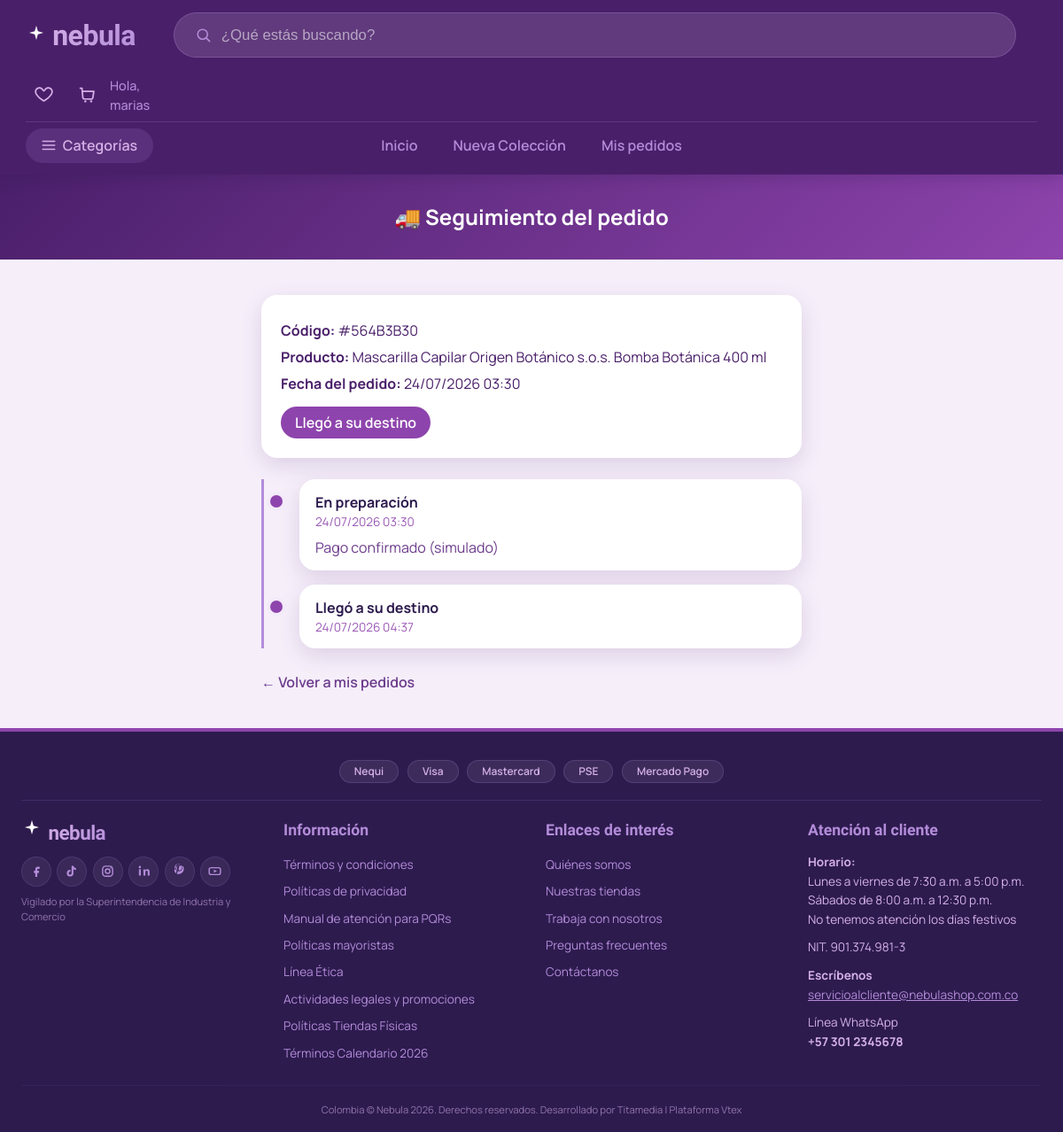
The page /rastreo/seguimiento/564B3B30/ (signed in) on the database its author committed.
### rastreo/models.py (models this page shows, shortened)
class Envio(models.Model):
    ESTADOS = [
        ('preparando', 'En preparación'),
        ('listo', 'Listo'),
        ('en_camino', 'En viaje'),
        ('entregado', 'Llegó a su destino'),
        ('cancelado', 'Cancelado'),
    ]
    METODOS_PAGO = [
        ('nequi', 'Nequi'),
        ('tarjeta', 'Tarjeta (Visa/Mastercard)'),
        ('pse', 'PSE'),
        ('mercadopago', 'Mercado Pago'),
        ('contraentrega', 'Pago contraentrega'),
    ]
    cliente = models.ForeignKey(settings.AUTH_USER_MODEL, on_delete=models.CASCADE, related_name='envios')
    producto = models.ForeignKey(Producto, on_delete=models.CASCADE)
    fecha_creacion = models.DateTimeField(auto_now_add=True)
    estado_actual = models.CharField(max_length=20, choices=ESTADOS, default='preparando')
    numero_guia = models.CharField(max_length=20, unique=True)
    cantidad = models.PositiveIntegerField(default=1)
    precio_unitario = models.DecimalField(max_digits=10, decimal_places=2, default=0)
    nombre_destinatario = models.CharField(max_length=150, blank=True)
    telefono = models.CharField(max_length=20, blank=True)
    correo = models.EmailField(blank=True)
    direccion = models.CharField(max_length=255, blank=True)
    departamento = models.CharField(max_length=100, blank=True)
    ciudad = models.CharField(max_length=100, blank=True)
    metodo_pago = models.CharField(max_length=20, choices=METODOS_PAGO, blank=True)

class HistorialEstado(models.Model):
    envio = models.ForeignKey(Envio, on_delete=models.CASCADE, related_name='historial')
    estado = models.CharField(max_length=20, choices=Envio.ESTADOS)
    fecha = models.DateTimeField(auto_now_add=True)
    comentario = models.CharField(max_length=200, blank=True)
    class Meta:
        ordering = ['fecha']

### inventario/models.py (models this page shows, shortened)
class Producto(models.Model):
    proveedor = models.ForeignKey(User, on_delete=models.CASCADE, related_name='productos')
    categoria = models.ForeignKey(Categoria, on_delete=models.SET_NULL, null=True, related_name='articulos')
    nombre = models.CharField(max_length=150)
    marca = models.CharField(max_length=100, blank=True, null=True)
    descripcion = models.TextField()
    precio = models.DecimalField(
        max_digits=10,
        decimal_places=2,
        validators=[MinValueValidator(Decimal("0.00"))],
    )
    cantidad_disponible = models.PositiveIntegerField(default=0)
    imagen = models.ImageField(upload_to='productos/', blank=True, null=True)
    esta_activo = models.BooleanField(default=True, help_text="Permite pausar la venta del producto sin eliminarlo")
    fecha_creacion = models.DateTimeField(auto_now_add=True)
    ultima_actualizacion = models.DateTimeField(auto_now=True)
    HORAS_LIMITE_NUEVO = 5
    def __str__(self):
        return self.nombre

### rastreo/views.py (the view)
# urls.py: path('seguimiento/<str:codigo>/', views.mi_rastreo, name='detalle'),
@login_required
def mi_rastreo(request, codigo):
    envio = get_object_or_404(Envio, numero_guia=codigo, cliente=request.user)
    return render(request, 'detalle_envio.html', {'envio': envio})

### rastreo/templates/detalle_envio.html (shortened to what this page needs)
{% extends 'base.html' %}
{% load static %}
{% block content %}
    <div class="header-rastreo">
        <h2>🚚 Seguimiento del pedido</h2>
    </div>
    <div class="contenedor-rastreo">
        <div class="tarjeta-info">
            <p><strong>Código:</strong> #{{ envio.numero_guia }}</p>
            <p><strong>Producto:</strong> {{ envio.producto }}</p>
            <p><strong>Fecha del pedido:</strong> {{ envio.fecha_creacion|date:"d/m/Y H:i" }}</p>
            <span class="estado-actual">{{ envio.get_estado_actual_display }}</span>
        </div>
        <ul class="linea-tiempo">
            {% for paso in envio.historial.all %}
                <li>
                    <strong>{{ paso.get_estado_display }}</strong>
                    <span>{{ paso.fecha|date:"d/m/Y H:i" }}</span>
                    {% if paso.comentario %}<p>{{ paso.comentario }}</p>{% endif %}
                </li>
            {% endfor %}
        </ul>
        <a href="{% url 'rastreo:mis_envios' %}" class="volver">← Volver a mis pedidos</a>
    </div>
{% endblock %}

### usuarios/templates/base.html (shortened to what this page needs)
{% load static %}
{% load humanize %}
<!DOCTYPE html>
<html lang="es">
<head>
  <link rel="stylesheet" href="{% static 'home.css' %}">
</head>
<body>
  <header class="site-header" id="siteHeader">
    <div class="header-inner">
      <div class="top-header">
        <a href="{% url 'usuarios:tienda_home' %}" class="logo" aria-label="Nebula — ir al inicio">
          <span class="logo-mark"><svg viewBox="0 0 24 24" width="22" height="22"><use href="#i-sparkle"/></svg></span>
          <span class="logo-word">nebula</span>
        </a>
        <form class="search-bar" role="search" id="searchForm">
          <svg class="search-icon" width="18" height="18"><use href="#i-search"/></svg>
          <input type="text" id="searchInput" placeholder="¿Qué estás buscando?" aria-label="Buscar productos" autocomplete="off">
        </form>
        <div class="user-actions">
          <button class="icon-btn" id="favToggleBtn" aria-label="Ver favoritos" aria-pressed="false">
            <svg width="21" height="21"><use href="#i-heart"/></svg>
          </button>
          <a href="/carrito/" class="icon-btn" id="cartBtn" aria-label="Ver carrito">
            <svg width="21" height="21"><use href="#i-cart"/></svg>
          </a>
          <div class="user-navigation">
            {% if request.user.is_authenticated %}
              <a href="{% url 'usuarios:perfil' %}" class="icon-btn" aria-label="Ver mi perfil" style="text-decoration: none;">
                <span style="font-size: 0.9rem; color: #b38cd9; font-weight: 500;">Hola, {{ request.user.username }}</span>
              </a>
            {% else %}
              <a href="{% url 'usuarios:registro' %}" class="icon-btn" aria-label="Iniciar sesión o Registrarse">
                <svg width="21" height="21"><use href="#i-user"/></svg>
              </a>
            {% endif %}
          </div>
        </div>
      </div>
      <nav class="bottom-header" id="bottomHeader">
        <div class="categories-container">
          <button class="categories-btn" id="categoriesBtn" aria-expanded="false" aria-controls="dropdownMenu">
            <svg width="18" height="18"><use href="#i-menu"/></svg>
            <span>Categorías</span>
          </button>
        </div>
        <ul class="nav-links" id="navLinks">
          <li><a href="{% url 'usuarios:tienda_home' %}" data-nav="inicio">Inicio</a></li>
          <li><a href="{% url 'usuarios:tienda_home' %}#grid" data-nav="nueva">Nueva Colección</a></li>
          <li><a href="/rastreo/mis-envios/">Mis pedidos</a></li>
        </ul>
      </nav>
    </div>
  </header>
  {% block content %}{% endblock %}
  <footer class="site-footer" id="footer">
    <div class="footer-inner">
      <div class="payment-methods">
        <span class="pay-chip">Nequi</span>
        <span class="pay-chip">Visa</span>
        <span class="pay-chip">Mastercard</span>
        <span class="pay-chip">PSE</span>
        <span class="pay-chip">Mercado Pago</span>
      </div>
      <hr class="footer-divider" />
      <div class="footer-columns">
        <div class="footer-col brand-col">
          <span class="logo footer-logo">
            <span class="logo-mark"><svg viewBox="0 0 24 24" width="20" height="20"><use href="#i-sparkle"/></svg></span>
            <span class="logo-word">nebula</span>
          </span>
          <div class="social-icons">
            <a href="#" class="social-link" aria-label="Facebook"><svg width="17" height="17"><use href="#i-fb"/></svg></a>
            <a href="#" class="social-link" aria-label="TikTok"><svg width="17" height="17"><use href="#i-tiktok"/></svg></a>
            <a href="#" class="social-link" aria-label="Instagram"><svg width="17" height="17"><use href="#i-ig"/></svg></a>
            <a href="#" class="social-link" aria-label="LinkedIn"><svg width="17" height="17"><use href="#i-linkedin"/></svg></a>
            <a href="#" class="social-link" aria-label="Pinterest"><svg width="17" height="17"><use href="#i-pinterest"/></svg></a>
            <a href="#" class="social-link" aria-label="YouTube"><svg width="17" height="17"><use href="#i-yt"/></svg></a>
          </div>
          <p class="sic-note">Vigilado por la Superintendencia de Industria y Comercio</p>
        </div>
        <div class="footer-col">
          <h3>Información</h3>
          <ul>
            <li><a href="#">Términos y condiciones</a></li>
            <li><a href="#">Políticas de privacidad</a></li>
            <li><a href="#">Manual de atención para PQRs</a></li>
            <li><a href="#">Políticas mayoristas</a></li>
            <li><a href="#">Línea Ética</a></li>
            <li><a href="#">Actividades legales y promociones</a></li>
            <li><a href="#">Políticas Tiendas Físicas</a></li>
            <li><a href="#">Términos Calendario 2026</a></li>
          </ul>
        </div>
        <div class="footer-col">
          <h3>Enlaces de interés</h3>
          <ul>
            <li><a href="#">Quiénes somos</a></li>
            <li><a href="#">Nuestras tiendas</a></li>
            <li><a href="#">Trabaja con nosotros</a></li>
            <li><a href="#">Preguntas frecuentes</a></li>
            <li><a href="#">Contáctanos</a></li>
          </ul>
        </div>
        <div class="footer-col contact-col">
          <h3>Atención al cliente</h3>
          <p class="schedule">
            <strong>Horario:</strong><br />
            Lunes a viernes de 7:30 a.m. a 5:00 p.m.<br />
            Sábados de 8:00 a.m. a 12:30 p.m.<br />
            No tenemos atención los días festivos
          </p>
          <p class="nit">NIT. 901.374.981-3</p>
          <p class="write-us">
            <strong>Escríbenos</strong><br />
            <a href="mailto:servicioalcliente@nebulashop.com.co" class="email-link">servicioalcliente@nebulashop.com.co</a>
          </p>
          <p class="whatsapp">
            Línea WhatsApp<br />
            <strong>+57 301 2345678</strong>
          </p>
        </div>
      </div>
      <div class="footer-bottom">
        <p>Colombia &copy; Nebula 2026. Derechos reservados. Desarrollado por Titamedia | Plataforma Vtex</p>
      </div>
    </div>
  </footer>
</body>
</html>

### rastreo/templates/detalle_envio.html (style rules this page uses)
.header-rastreo { background: var(--gradient-hero); color: white; padding: 30px 20px; text-align: center; }
.contenedor-rastreo { max-width: 650px; margin: 40px auto; padding: 0 20px; }
.tarjeta-info { background: white; border-radius: var(--radius); box-shadow: var(--shadow); padding: 22px; margin-bottom: 24px; }
.tarjeta-info p { margin: 6px 0; color: var(--purple-800); }
.estado-actual { display: inline-block; background: var(--purple-600); color: white; padding: 6px 16px; border-radius: 20px; font-weight: 600; margin-top: 8px; }
.linea-tiempo { list-style: none; padding: 0 0 0 20px; border-left: 3px solid var(--purple-400); }
.linea-tiempo li { position: relative; background: white; border-radius: var(--radius); box-shadow: var(--shadow); padding: 14px 18px; margin: 0 0 16px 20px; }
.linea-tiempo li::before { content: ''; width: 14px; height: 14px; background: var(--purple-600); border-radius: 50%; position: absolute; left: -33px; top: 18px; box-shadow: 0 0 0 4px var(--purple-100); }
.linea-tiempo strong { color: var(--purple-900); }
.linea-tiempo span { display: block; font-size: 0.85rem; color: var(--purple-500); }
.linea-tiempo p { margin: 6px 0 0; color: var(--purple-700); }
.volver { display: inline-block; margin-top: 10px; color: var(--purple-700); text-decoration: none; font-weight: 600; }

### rows shown on the page
Envio: numero_guia "564B3B30", producto "Mascarilla Capilar Origen Botánico s.o.s. Bomba Botánica 400 ml", fecha_creacion "24/07/2026 03:30", estado_actual "Llegó a su destino"
HistorialEstado: estado "En preparación", fecha "24/07/2026 03:30", comentario "Pago confirmado (simulado)"
HistorialEstado: estado "Llegó a su destino", fecha "24/07/2026 04:37"

### other values the page prints
{{ request.user.username }} "marias"
